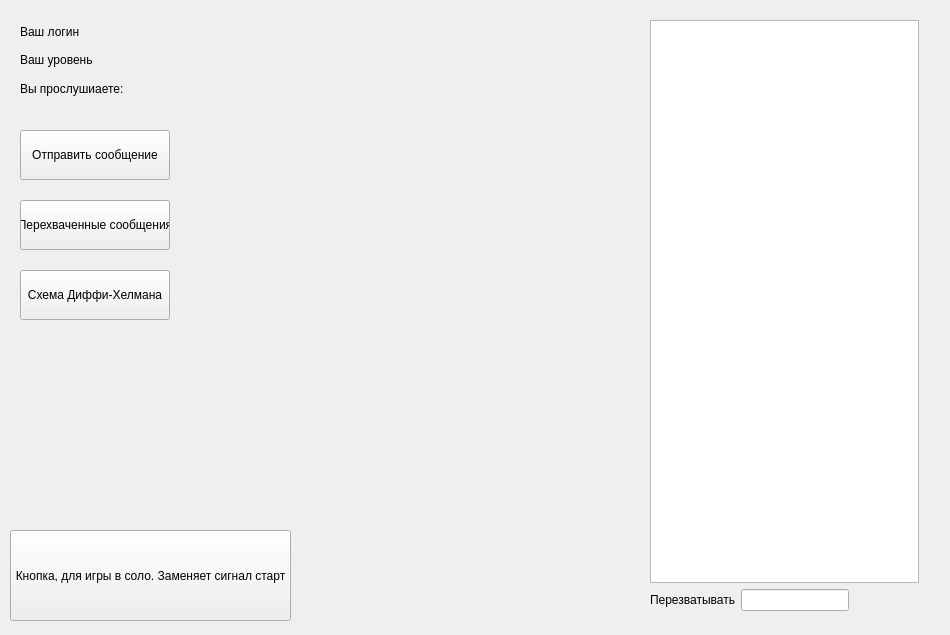
<?xml version="1.0" encoding="UTF-8"?>
<ui version="4.0">
 <class>home_window</class>
 <widget class="QWidget" name="home_window">
  <property name="geometry">
   <rect>
    <x>0</x>
    <y>0</y>
    <width>950</width>
    <height>635</height>
   </rect>
  </property>
  <property name="minimumSize">
   <size>
    <width>0</width>
    <height>0</height>
   </size>
  </property>
  <property name="maximumSize">
   <size>
    <width>16777215</width>
    <height>16777215</height>
   </size>
  </property>
  <property name="windowTitle">
   <string>Form</string>
  </property>
  <widget class="QWidget" name="gridLayoutWidget">
   <property name="geometry">
    <rect>
     <x>250</x>
     <y>20</y>
     <width>351</width>
     <height>311</height>
    </rect>
   </property>
   <layout class="QGridLayout" name="componate_custom_buttons_img"/>
  </widget>
  <widget class="QWidget" name="layoutWidget_2">
   <property name="geometry">
    <rect>
     <x>20</x>
     <y>20</y>
     <width>211</width>
     <height>80</height>
    </rect>
   </property>
   <layout class="QVBoxLayout" name="componate_info">
    <item>
     <layout class="QHBoxLayout" name="componate_lbl_login">
      <item>
       <widget class="QLabel" name="lbl_login_show">
        <property name="text">
         <string>Ваш логин</string>
        </property>
       </widget>
      </item>
      <item>
       <widget class="QLabel" name="lbl_login_value">
        <property name="text">
         <string/>
        </property>
       </widget>
      </item>
      <item>
       <spacer name="horizontalSpacer">
        <property name="orientation">
         <enum>Qt::Horizontal</enum>
        </property>
        <property name="sizeHint" stdset="0">
         <size>
          <width>138</width>
          <height>20</height>
         </size>
        </property>
       </spacer>
      </item>
     </layout>
    </item>
    <item>
     <layout class="QHBoxLayout" name="componate_lbl_level">
      <item>
       <widget class="QLabel" name="lbl_level_show">
        <property name="text">
         <string>Ваш уровень</string>
        </property>
       </widget>
      </item>
      <item>
       <widget class="QLabel" name="lbl_level_value">
        <property name="text">
         <string/>
        </property>
       </widget>
      </item>
      <item>
       <spacer name="horizontalSpacer_2">
        <property name="orientation">
         <enum>Qt::Horizontal</enum>
        </property>
        <property name="sizeHint" stdset="0">
         <size>
          <width>40</width>
          <height>20</height>
         </size>
        </property>
       </spacer>
      </item>
     </layout>
    </item>
    <item>
     <layout class="QHBoxLayout" name="componate_overhear_info">
      <item>
       <widget class="QLabel" name="lbl_overhear_show">
        <property name="text">
         <string>Вы прослушиаете:</string>
        </property>
       </widget>
      </item>
      <item>
       <widget class="QLabel" name="lbl_overhere_value">
        <property name="text">
         <string/>
        </property>
       </widget>
      </item>
      <item>
       <spacer name="horizontalSpacer_3">
        <property name="orientation">
         <enum>Qt::Horizontal</enum>
        </property>
        <property name="sizeHint" stdset="0">
         <size>
          <width>40</width>
          <height>20</height>
         </size>
        </property>
       </spacer>
      </item>
     </layout>
    </item>
   </layout>
  </widget>
  <widget class="QPushButton" name="button_overhear_messege">
   <property name="geometry">
    <rect>
     <x>20</x>
     <y>200</y>
     <width>150</width>
     <height>50</height>
    </rect>
   </property>
   <property name="minimumSize">
    <size>
     <width>150</width>
     <height>50</height>
    </size>
   </property>
   <property name="text">
    <string>Перехваченные сообщения</string>
   </property>
  </widget>
  <widget class="QPushButton" name="button_send_messege">
   <property name="geometry">
    <rect>
     <x>20</x>
     <y>130</y>
     <width>150</width>
     <height>50</height>
    </rect>
   </property>
   <property name="minimumSize">
    <size>
     <width>150</width>
     <height>50</height>
    </size>
   </property>
   <property name="text">
    <string>Отправить сообщение</string>
   </property>
  </widget>
  <widget class="QPushButton" name="button_diffi_helman">
   <property name="geometry">
    <rect>
     <x>20</x>
     <y>270</y>
     <width>150</width>
     <height>50</height>
    </rect>
   </property>
   <property name="minimumSize">
    <size>
     <width>150</width>
     <height>50</height>
    </size>
   </property>
   <property name="text">
    <string>Схема Диффи-Хелмана</string>
   </property>
  </widget>
  <widget class="QPushButton" name="pushButton">
   <property name="geometry">
    <rect>
     <x>10</x>
     <y>530</y>
     <width>281</width>
     <height>91</height>
    </rect>
   </property>
   <property name="text">
    <string>Кнопка, для игры в соло. Заменяет сигнал старт</string>
   </property>
  </widget>
  <widget class="QWidget" name="">
   <property name="geometry">
    <rect>
     <x>650</x>
     <y>20</y>
     <width>269</width>
     <height>591</height>
    </rect>
   </property>
   <layout class="QVBoxLayout" name="componate_overhear">
    <item>
     <widget class="QListWidget" name="user_list"/>
    </item>
    <item>
     <layout class="QHBoxLayout" name="componate_overhear_edit">
      <item>
       <widget class="QLabel" name="lbl_overhere_text">
        <property name="text">
         <string>Перезватывать</string>
        </property>
       </widget>
      </item>
      <item>
       <widget class="QLineEdit" name="edit_overhere"/>
      </item>
      <item>
       <spacer name="horizontalSpacer_4">
        <property name="orientation">
         <enum>Qt::Horizontal</enum>
        </property>
        <property name="sizeHint" stdset="0">
         <size>
          <width>40</width>
          <height>20</height>
         </size>
        </property>
       </spacer>
      </item>
     </layout>
    </item>
   </layout>
  </widget>
 </widget>
 <resources/>
 <connections/>
</ui>
